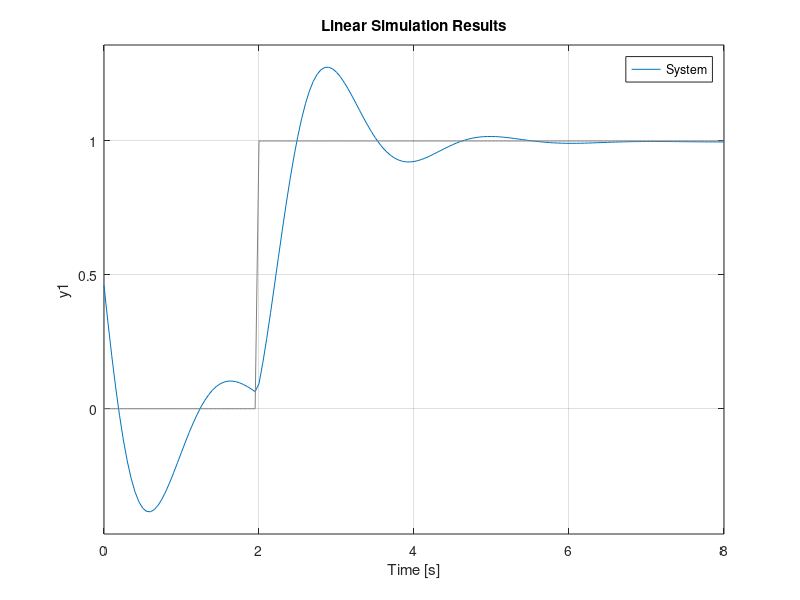

Write the MATLAB code that produced this figure. (Note: this script raises an error after producing the figure.)
%% Prepare workspace
close;
clear;
clc;

%% Create the system
% The system has two states and one single input
A = [-1.5 -3; 3 -1];
B = [1.3; 0];
C = [1.15 2.3];
D = 0;

sys = ss(A,B,C,D);

x0 = [-0.2 0.3];                % Initial system states
t = 0:0.05:8;                   % Lenth of the trajectory (samplingtime 0.05s)
u_d = zeros(length(t),1);       % Create input trajectory
u_d(t>=2) = 1;

[y_d,t] = lsim(sys,u_d,t,x0);   % Simulate system response

figure()
lsim(sys,u_d,t,x0)              % Plot system response
legend('System')
grid on

%% Initalize DDMPC
n = 2;      % Upper system order
L = 10;     % Prediction horizon
R = 0.1;    % Cost matrix R
Q = 1;      % Cost matix Q

ddmpc= DDMPC(u_d,y_d,Q,R,n,L);